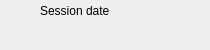
<?xml version="1.0" encoding="UTF-8"?>
<ui version="4.0">
 <class>SessionItemWidget</class>
 <widget class="QWidget" name="SessionItemWidget">
  <property name="geometry">
   <rect>
    <x>0</x>
    <y>0</y>
    <width>210</width>
    <height>50</height>
   </rect>
  </property>
  <property name="windowTitle">
   <string>Form</string>
  </property>
  <widget class="QLabel" name="label">
   <property name="geometry">
    <rect>
     <x>40</x>
     <y>0</y>
     <width>131</width>
     <height>21</height>
    </rect>
   </property>
   <property name="text">
    <string>Session date</string>
   </property>
  </widget>
 </widget>
 <resources/>
 <connections/>
</ui>
